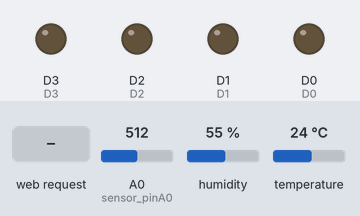
A sketch run on a simulated ESP8266 (NodeMCU). Shown: output pins drawn as LEDs (lit = HIGH). Dashed ring = blinking. The test bench sets the inputs (shaded band); at power-on: A0 (sensor_pinA0) = 512, humidity 55 %, temperature 24 °C. WiFi joins after 1.5 s; servers stay silent unless stated; uploads are accepted with an empty reply; what the sketch prints to the serial monitor is not drawn.

Above: at 2.9 s.
3.0 s: HTTP request GET /sendData received
At 5.1 s:
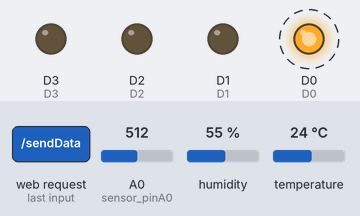
At 14.7 s:
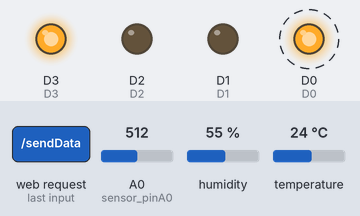
15.0 s: HTTP request GET /irrigate received
At 16.8 s:
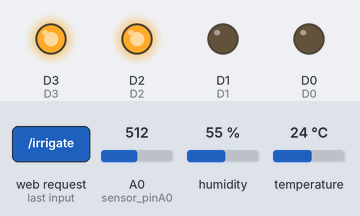
Timing chart, 0 to 25.8 s (numbered marks = the images above; inputs shaded):
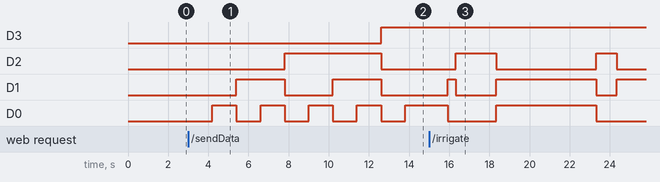

Measured:
- after the input at 3.0 s, D3: LOW → HIGH after 9.6 s; D2: LOW → HIGH after 4.8 s, → LOW 4.8 s later; D1: alternates HIGH for 2.4 s and LOW for 2.4 s, starting after 2.4 s; D0: alternates HIGH for 1.2 s and LOW for 1.2 s, starting after 1.2 s
- after the input at 15.0 s, D2: LOW → HIGH after 1.3 s, → LOW 2.0 s later, → HIGH 5.0 s later, → LOW 1.0 s later

The sketch:

newDecoderTest.ino
```cpp
#include <ArduinoJson.h>
#include <WiFiClient.h>
#include <ESP8266HTTPClient.h>
#include <dht.h>
#include <Arduino_JSON.h>
#include <ESP8266WiFi.h>
#include <ESP8266WebServer.h>

#define WIFI_SSID "Alonso7"
#define WIFI_PASSWORD "rayados10"

String serverName = "http://9ca855bc8af0e1.lhrtunnel.link";

#define D0 16 // A selection
#define D1 5  // B selection
#define D2 4  // C selection
#define D3 0  // D selection
#define D4 2  // DHT11 Input

float dataStorage[11]; //Data array
int hold;              //used for binary conversion
int output_value0;     //
int sensor_pinA0 = A0; //Analog input

ESP8266WebServer server(80);

dht DHT0;              //DHT11 struct thing

void setup() {
  // put your setup code here, to run once:
  Serial.begin(9600);

  // connect to wifi.
  WiFi.begin(WIFI_SSID, WIFI_PASSWORD);
  Serial.print("connecting");
  while (WiFi.status() != WL_CONNECTED) {
    Serial.print(".");
    delay(500);
  }
  Serial.println();
  Serial.print("connected: ");
  Serial.println(WiFi.localIP());

  String setIpEndpoint = serverName + "/set_ip";

  WiFiClient client;
  HTTPClient http;

  http.begin(client, setIpEndpoint);
  http.addHeader("Content-Type", "application/json");

  StaticJsonDocument<200> doc;
  doc["ip"] = WiFi.localIP();

  String sendIP;
  serializeJson(doc, sendIP);
  int responseCode = http.POST(String(sendIP));
  Serial.print("Response Code to Send IP: ");
  Serial.println(responseCode);

  http.end();

  pinMode(D0, OUTPUT); // LSB
  pinMode(D1, OUTPUT); //
  pinMode(D2, OUTPUT); //
  pinMode(D3, OUTPUT); // MSB
  pinMode(D4, INPUT);  // DHT11 Input

  server.on("/sendData", sensorLoop);
  server.on("/irrigate", irrigateSignal);
  server.begin();
}

void printStorage(float arr[]) {
  for (int ndex = 0; ndex < 11; ndex++) {
    Serial.print(arr[ndex]);
    Serial.print(" ");
  }
}

// function to send non-dht via api
void dataToServer() {
  Serial.println("Sending data to Server");
  if (WiFi.status() == WL_CONNECTED) {
    WiFiClient client;
    HTTPClient http;

    String dht_endpoint = serverName + "/other_sensors/add";

    http.begin(client, dht_endpoint);
    http.addHeader("Content-Type", "application/json");

    StaticJsonDocument<200> doc; // to create json obj
    StaticJsonDocument<200> second_doc; // to create json obj

    for (int i = 0; i < 11; i++) {
      if (i == 0) {
        doc["sensor_1"] = dataStorage[i];
      }
      else if (i == 1) {
        doc["sensor_2"] = dataStorage[i];
      }
      else if (i == 2) {
        doc["sensor_3"] = dataStorage[i];
      }
      else if (i == 3) {
        doc["sensor_4"] = dataStorage[i];
      }
      else if (i == 4) {
        doc["sensor_5"] = dataStorage[i];
      }
      else if (i == 5) {
        doc["sensor_6"] = dataStorage[i];
      }
      else if (i == 6) {
        doc["sensor_7"] = dataStorage[i];
      }
      else if (i == 7) {
        doc["sensor_8"] = dataStorage[i];
      }
      else if (i == 8) {
        doc["sensor_9"] = dataStorage[i];
      }
      else if (i == 9) {
        second_doc["temperature"] = dataStorage[i];
      }
      else if (i == 10) {
        second_doc["humidity"] = dataStorage[i];
      }
    }
    // result of doc should be this
    /*
    {
      "sensor_1" : value,
      "sensor_2" : value,
      "sensor_3" : value,
      "sensor_4" : value,
      "sensor_5" : value,
      "sensor_6" : value,
      "sensor_7" : value,
      "sensor_8" : value,
      "sensor_9" : value,
      "temperature" : value,
      "humidity" : value
    }
    */

    // char json_string[100];
    // root.prettyPrintTo(json_string, sizeof(json_string));
    String jsonOutput;
    serializeJson(doc, jsonOutput);
    int httpResponseCode = http.POST(String(jsonOutput));
    Serial.print("Response Code: ");
    Serial.println(httpResponseCode);

    http.end();

    // WiFiClient client;
    // HTTPClient http;

    String fc28_endpoint = serverName + "/sensor_1";

    http.begin(client, fc28_endpoint);
    http.addHeader("Content-Type", "application/json");

    String secondJsonOutput;
    serializeJson(second_doc, secondJsonOutput);
    int secondHttpResponseCode = http.POST(String(secondJsonOutput));
    Serial.print("Response Code 2: ");
    Serial.println(secondHttpResponseCode);

    http.end();
    server.send(200, "text/plain", "Successful.");
  }
  else {
    Serial.println("Not connected");
  }
}

// function that collects data from sensors
void sensorLoop() {
  for (int i = 0; i < 9; i++) {
    digitalWrite(D0, LOW);
    digitalWrite(D1, LOW);
    digitalWrite(D2, LOW);
    digitalWrite(D3, LOW);

    int bitArray[4] = {0, 0, 0, 0};

    hold = i;
    int j = 3;
    while (hold > 0) {
      bitArray[j] = hold % 2;
      hold = hold / 2;
      j--;
    }

    if (bitArray[3] == 1) {
      digitalWrite(D0, HIGH);
    }

    if (bitArray[2] == 1) {
      digitalWrite(D1, HIGH);
    }

    if (bitArray[1] == 1) {
      digitalWrite(D2, HIGH);
    }

    if (bitArray[0] == 1) {
      digitalWrite(D3, HIGH);
    }

    for (int index = 3; index >= 0; index--) {
      Serial.print(bitArray[index]);
    }

    delay(200);
    output_value0 = analogRead(sensor_pinA0);
    output_value0 = map(output_value0, 550, 0, 0, 100);
    dataStorage[i] = output_value0;
    Serial.println();
    printStorage(dataStorage);
    Serial.println();
    Serial.println();
    delay(1000);
  }

  digitalWrite(D0, HIGH);// Select DHT11
  digitalWrite(D1, LOW);
  digitalWrite(D2, LOW);
  digitalWrite(D3, HIGH);

  //**************************************Sensor 10 (DHT11)*************************************************************

  DHT0.read11(D4); //...................................................Reads data from DHT11 sensor.
  delay(100);
  Serial.print(DHT0.temperature); //....................................TEST: To see if temperature was grabbed from sensor.

  dataStorage[9] = DHT0.temperature; //.................................Stores the temperature value into element 10 in array for DHT11
  Serial.println();
  printStorage(dataStorage); //.........................................Prints the value in element 10 in array for DHT11. ONLY Temperature was stored. (prints all array, too)
  Serial.println();
  Serial.println();
  delay(1000); //.......................................................2 Second DELAY

  //....................................................................Sensor 10 (DHT-11 for humidity read)
  dataStorage[10] = DHT0.humidity; //...................................Stores the humidity value into element 11 in array for DHT11
  Serial.println();
  printStorage(dataStorage); //.........................................Prints the value in element 11 in array for DHT11. ONLY humidity was stored. (prints all array, too
  Serial.println();
  Serial.println();
  delay(1000); //.......................................................2 second DELAY

  digitalWrite(D0, LOW); //Unselect
  digitalWrite(D1, HIGH);
  digitalWrite(D2, LOW);
  digitalWrite(D3, HIGH);

  dataToServer();
}

// function that triggers irrigation
 void irrigateSignal(){
  Serial.println("Irrigate was called");
  digitalWrite(D0, LOW); //tells us were in irrigated
  digitalWrite(D1, LOW);
  digitalWrite(D2, HIGH);
  digitalWrite(D3, HIGH);

  delay(2000);

  digitalWrite(D0, HIGH); //irrigation
  digitalWrite(D1, HIGH);
  digitalWrite(D2, LOW);
  digitalWrite(D3, HIGH);
  delay(5000);

  digitalWrite(D0, LOW); //tells us irrigation is done
  digitalWrite(D1, LOW);
  digitalWrite(D2, HIGH);
  digitalWrite(D3, HIGH);
  delay(1000);

  digitalWrite(D0, LOW); //Unselect
  digitalWrite(D1, HIGH);
  digitalWrite(D2, LOW);
  digitalWrite(D3, HIGH);

  server.send(200, "text/plain", "Successful.");
  Serial.println("Irrigate sent successfully");
}

void loop()
{
  server.handleClient();
  //sensorLoop();
  //dataToServer();
  //delay(5000);
}


/*
0 : 0000  FC-28 1-9
1 : 0001
2 : 0010
3 : 0011
4 : 0100
5 : 0101
6 : 0110
7 : 0111
8 : 1000
--------
9 : 1001  DHT11
--------
10: 1010  Unselect
--------
11: 1011  Irrigate
12: 1100
--------
13: 1101  Unused
14: 1110
15: 1111
When assigning digital writes
  digitalWrite(D0, LOW);
  digitalWrite(D1, HIGH);
  digitalWrite(D2, LOW);
  digitalWrite(D3, HIGH);
assign binary in reverse this is 1010 not 0101
*/
```
